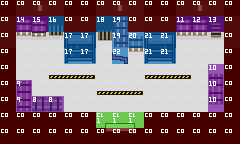

Rendered tile map (Tiled .tmx) drawn with the repository's tilesets; below, a short description and the full map source, tile grids included:
An orthogonal 15x9 tile map with 16x16 px tiles, 3 tile layers (Tile Layer 1, Tile Layer 2, Tile Layer 3), 2 tilesets.

<map version="1.2" tiledversion="1.2.4" orientation="orthogonal" renderorder="right-down" width="15" height="9" tilewidth="16" tileheight="16" infinite="0" nextlayerid="7" nextobjectid="1">
 <tileset firstgid="1" source="../tilesets/world-tileset.tsx" />
 <tileset firstgid="4097" source="../tilesets/collision-tileset.tsx" />
 <layer id="4" name="Tile Layer 1" width="15" height="9">
  <data encoding="csv">
1,1473,1473,1473,1,1,1473,1473,1473,1,1,1473,1473,1473,1,
1409,1473,1473,1473,1409,1409,1473,1473,1473,1409,1409,1473,1473,1473,1409,
1409,1475,1475,1475,1409,1409,1475,1475,1475,1409,1409,1475,1475,1475,1409,
1,1410,1410,1410,1410,1410,1410,1410,1410,1410,1410,1410,1410,1410,1,
1,1410,1410,1410,1410,1410,1410,1410,1410,1410,1410,1410,1410,1410,1,
1,1410,1410,1410,1410,1410,1410,1410,1410,1410,1410,1410,1410,1410,1,
1,1410,1410,1410,1410,1410,1410,1410,1410,1410,1410,1410,1410,1410,1,
1,1,1,1,1,1,1410,1410,1410,1,1,1,1,1,1,
1,1,1,1,1,1,1,1,1,1,1,1,1,1,1
</data>
 </layer>
 <layer id="5" name="Tile Layer 2" width="15" height="9">
  <data encoding="csv">
0,0,1670,0,0,0,0,1670,0,0,0,0,1670,0,0,
0,1857,1858,1796,0,0,1986,1985,0,0,0,1857,1857,1667,0,
0,1921,1922,1860,133,136,2050,2049,1857,135,134,1921,1921,1731,0,
0,0,0,0,197,200,0,2005,1921,199,198,0,0,0,0,
0,0,0,1990,1991,1992,0,0,0,1990,1991,1992,0,1925,0,
0,1923,0,0,0,0,1990,1991,1992,0,0,0,0,1989,0,
0,1987,2051,2052,0,0,0,0,0,0,0,0,0,2053,0,
0,0,0,0,0,0,1797,1798,1799,0,0,0,0,0,0,
0,0,0,0,0,0,1861,1862,1863,0,0,0,0,0,0
</data>
 </layer>
 <layer id="6" name="Tile Layer 3" width="15" height="9" locked="1">
  <data encoding="csv">
4098,4098,4098,4098,4098,4098,4098,4098,4098,4098,4098,4098,4098,4098,4098,
4098,4111,4112,4113,4098,4098,4115,4116,4098,4098,4098,4108,4109,4110,4098,
4098,0,0,0,4114,4114,0,4116,4117,4118,4118,0,0,0,4098,
4098,0,0,0,4114,4114,0,4119,0,4118,4118,0,0,0,4098,
4098,0,0,0,0,0,0,0,0,0,0,0,0,4107,4098,
4098,4106,0,0,0,0,0,0,0,0,0,0,0,4107,4098,
4098,4106,4105,4105,0,0,0,0,0,0,0,0,0,4107,4098,
4098,4098,4098,4098,4098,4098,4100,4100,4100,4098,4098,4098,4098,4098,4098,
4098,4098,4098,4098,4098,4098,4098,4098,4098,4098,4098,4098,4098,4098,4098
</data>
 </layer>
</map>
